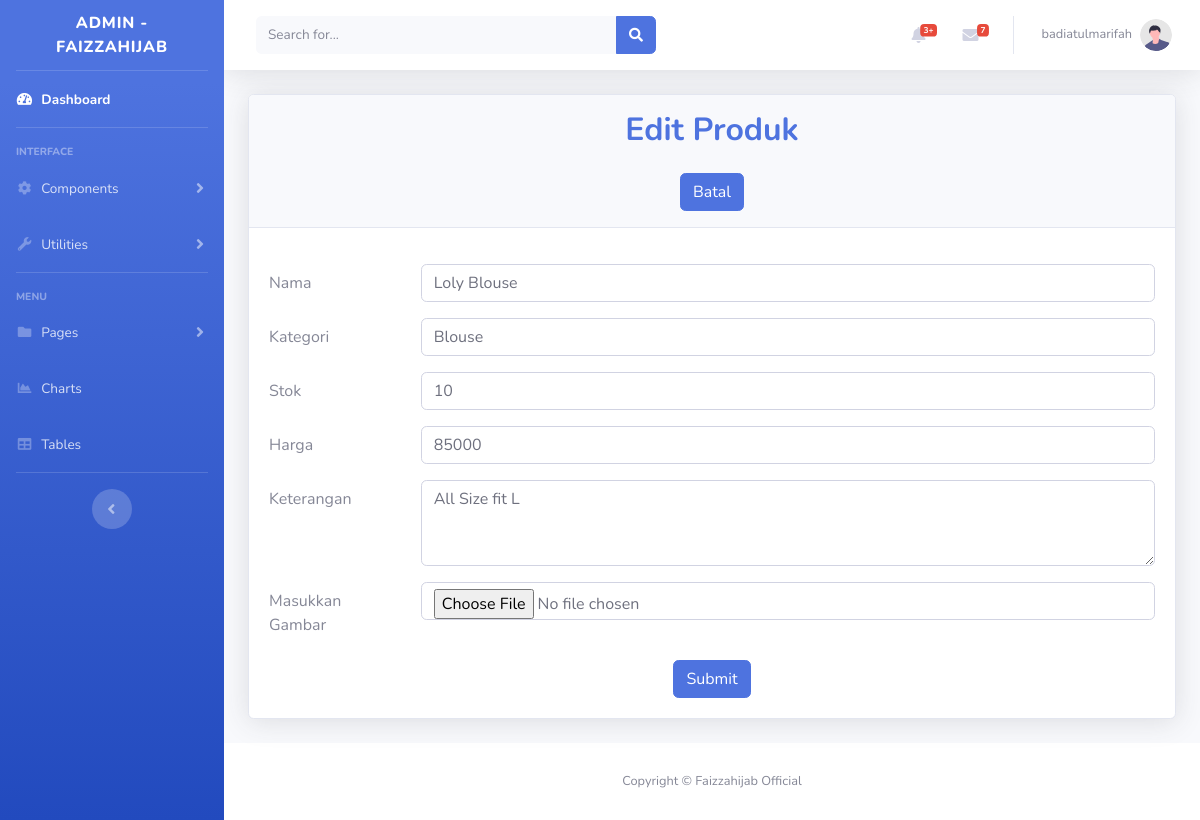
Page /admin/editproduk.php?id=2 (signed in) on the committed database.
### tables this page shows
CREATE TABLE `produk` (
  `id_produk` int(11) NOT NULL,
  `nama_produk` varchar(256) NOT NULL,
  `kategori` varchar(256) NOT NULL,
  `harga` int(11) NOT NULL,
  `stok` int(11) NOT NULL,
  `keterangan` varchar(500) NOT NULL,
  `gambar` varchar(256) NOT NULL
);

### admin/editproduk.php (the view, shortened to what this page needs)
<?php
include "koneksi.php";
$id=$_GET['id'];
$hasil = $conn->query("SELECT * FROM produk where id_produk=$id");
$row = $hasil->fetch_assoc()
 ?>
<!DOCTYPE html>
<html lang="en">
<head>
    <link href="vendor/fontawesome-free/css/all.min.css" rel="stylesheet" type="text/css">
    <link href="css/sb-admin-2.min.css" rel="stylesheet">
</head>
<body id="page-top">
    <div id="wrapper">
        <ul class="navbar-nav bg-gradient-primary sidebar sidebar-dark accordion" id="accordionSidebar">
            <a class="sidebar-brand d-flex align-items-center justify-content-center" href="index.php">
                <div class="sidebar-brand-text mx-3">Admin - Faizzahijab</div>
            </a>
            <hr class="sidebar-divider my-0">
            <li class="nav-item active">
                <a class="nav-link" href="index.php">
                    <i class="fas fa-fw fa-tachometer-alt"></i>
                    <span>Dashboard</span></a>
            </li>
            <hr class="sidebar-divider">
            <div class="sidebar-heading">
                Interface
            </div>
            <li class="nav-item">
                <a class="nav-link collapsed" href="#" data-toggle="collapse" data-target="#collapseTwo"
                    aria-expanded="true" aria-controls="collapseTwo">
                    <i class="fas fa-fw fa-cog"></i>
                    <span>Components</span>
                </a>
            </li>
            <li class="nav-item">
                <a class="nav-link collapsed" href="#" data-toggle="collapse" data-target="#collapseUtilities"
                    aria-expanded="true" aria-controls="collapseUtilities">
                    <i class="fas fa-fw fa-wrench"></i>
                    <span>Utilities</span>
                </a>
            </li>
            <hr class="sidebar-divider">
            <div class="sidebar-heading">
                Menu
            </div>
            <li class="nav-item">
                <a class="nav-link collapsed" href="#" data-toggle="collapse" data-target="#collapsePages"
                    aria-expanded="true" aria-controls="collapsePages">
                    <i class="fas fa-fw fa-folder"></i>
                    <span>Pages</span>
                </a>
            </li>
            <li class="nav-item">
                <a class="nav-link" href="charts.html">
                    <i class="fas fa-fw fa-chart-area"></i>
                    <span>Charts</span></a>
            </li>
            <li class="nav-item">
                <a class="nav-link" href="tables.html">
                    <i class="fas fa-fw fa-table"></i>
                    <span>Tables</span></a>
            </li>
            <hr class="sidebar-divider d-none d-md-block">
            <div class="text-center d-none d-md-inline">
                <button class="rounded-circle border-0" id="sidebarToggle"></button>
            </div>
        </ul>
        <div id="content-wrapper" class="d-flex flex-column">
            <div id="content">
                <nav class="navbar navbar-expand navbar-light bg-white topbar mb-4 static-top shadow">
                    <form
                        class="d-none d-sm-inline-block form-inline mr-auto ml-md-3 my-2 my-md-0 mw-100 navbar-search">
                        <div class="input-group">
                            <input type="text" class="form-control bg-light border-0 small" placeholder="Search for..."
                                aria-label="Search" aria-describedby="basic-addon2">
                            <div class="input-group-append">
                                <button class="btn btn-primary" type="button">
                                    <i class="fas fa-search fa-sm"></i>
                                </button>
                            </div>
                        </div>
                    </form>
                    <ul class="navbar-nav ml-auto">
                        <li class="nav-item dropdown no-arrow mx-1">
                            <a class="nav-link dropdown-toggle" href="#" id="alertsDropdown" role="button"
                                data-toggle="dropdown" aria-haspopup="true" aria-expanded="false">
                                <i class="fas fa-bell fa-fw"></i>
                                <span class="badge badge-danger badge-counter">3+</span>
                            </a>
                        </li>
                        <li class="nav-item dropdown no-arrow mx-1">
                            <a class="nav-link dropdown-toggle" href="#" id="messagesDropdown" role="button"
                                data-toggle="dropdown" aria-haspopup="true" aria-expanded="false">
                                <i class="fas fa-envelope fa-fw"></i>
                                <span class="badge badge-danger badge-counter">7</span>
                            </a>
                        </li>
                        <li class="nav-item dropdown no-arrow">
                            <a class="nav-link dropdown-toggle" href="#" id="userDropdown" role="button"
                                data-toggle="dropdown" aria-haspopup="true" aria-expanded="false">
                                <span class="mr-2 d-none d-lg-inline text-gray-600 small"><?php echo $_SESSION['username'];?></span>
                                <img class="img-profile rounded-circle"
                                    src="img/undraw_profile.svg">
                            </a>
                        </li>
                    </ul>
                </nav>
                <div class="container-fluid">
                    <div class="card shadow mb-4">
                        <center>
                            <div class="card-header py-3">
                                <h2 class="m-0 font-weight-bold text-primary">Edit Produk</h2>
                                <br>
                                <a class="btn btn-primary" href="tampilproduk.php" role="button">Batal</a>
                            </div>
                        </center>
                        <div class="card-body">
                            <form class="form-horizontal" method="POST" action="prosesupdate.php">
                                <div class="row mb-3">
                                    <label for="nama_produk" class="col-sm-2 col-form-label">Nama</label>
                                    <div class="col-sm-10">
                                        <input type="text" class="form-control" id="nama_produk" name="nama_produk" value="<?php echo $row['nama_produk']; ?>">
                                    </div>
                                </div>
                                <div class="row mb-3">
                                    <label for="kategori" class="col-sm-2 col-form-label">Kategori</label>
                                    <div class="col-sm-10">
                                        <input type="text" class="form-control" id="kategori" name="kategori" value="<?php echo $row['kategori']; ?>">
                                    </div>
                                </div>
                                <div class="row mb-3">
                                    <label for="stok" class="col-sm-2 col-form-label">Stok</label>
                                    <div class="col-sm-10">
                                        <input type="text" class="form-control" id="stok" name="stok" value="<?php echo $row['stok']; ?>">
                                    </div>
                                </div>
                                <div class="row mb-3">
                                    <label for="harga" class="col-sm-2 col-form-label">Harga</label>
                                    <div class="col-sm-10">
                                        <input type="text" class="form-control" id="harga" name="harga" value="<?php echo $row['harga']; ?>">
                                    </div>
                                </div>
                                <div class="row mb-3">
                                    <label for="keterangan" class="col-sm-2 col-form-label">Keterangan</label>
                                    <div class="col-sm-10">
                                        <textarea class="form-control" id="keterangan" name="keterangan" rows="3"><?php echo $row['keterangan']; ?></textarea>
                                    </div>
                                </div>
                                <div class="row mb-3">
                                    <label for="gambar" class="col-sm-2 col-form-label">Masukkan Gambar</label>
                                    <div class="col-sm-10">
                                        <input type="file" class="form-control" id="gambar" name="gambar">
                                    </div>
                                </div>
                                <center><button type="submit" class="btn btn-primary">Submit</button></center>
                            </form>
                        </div>
                    </div>
                </div>
            </div>
            <footer class="sticky-footer bg-white">
                <div class="container my-auto">
                    <div class="copyright text-center my-auto">
                        <span>Copyright &copy; Faizzahijab Official</span>
                    </div>
                </div>
            </footer>
        </div>
    </div>
</body>
</html>

### rows in the picture
produk: nama_produk "Loly Blouse", kategori "Blouse", stok "10", harga "85000", keterangan "All Size fit L"

### other values in the picture
$_SESSION['username'] "badiatulmarifah"
